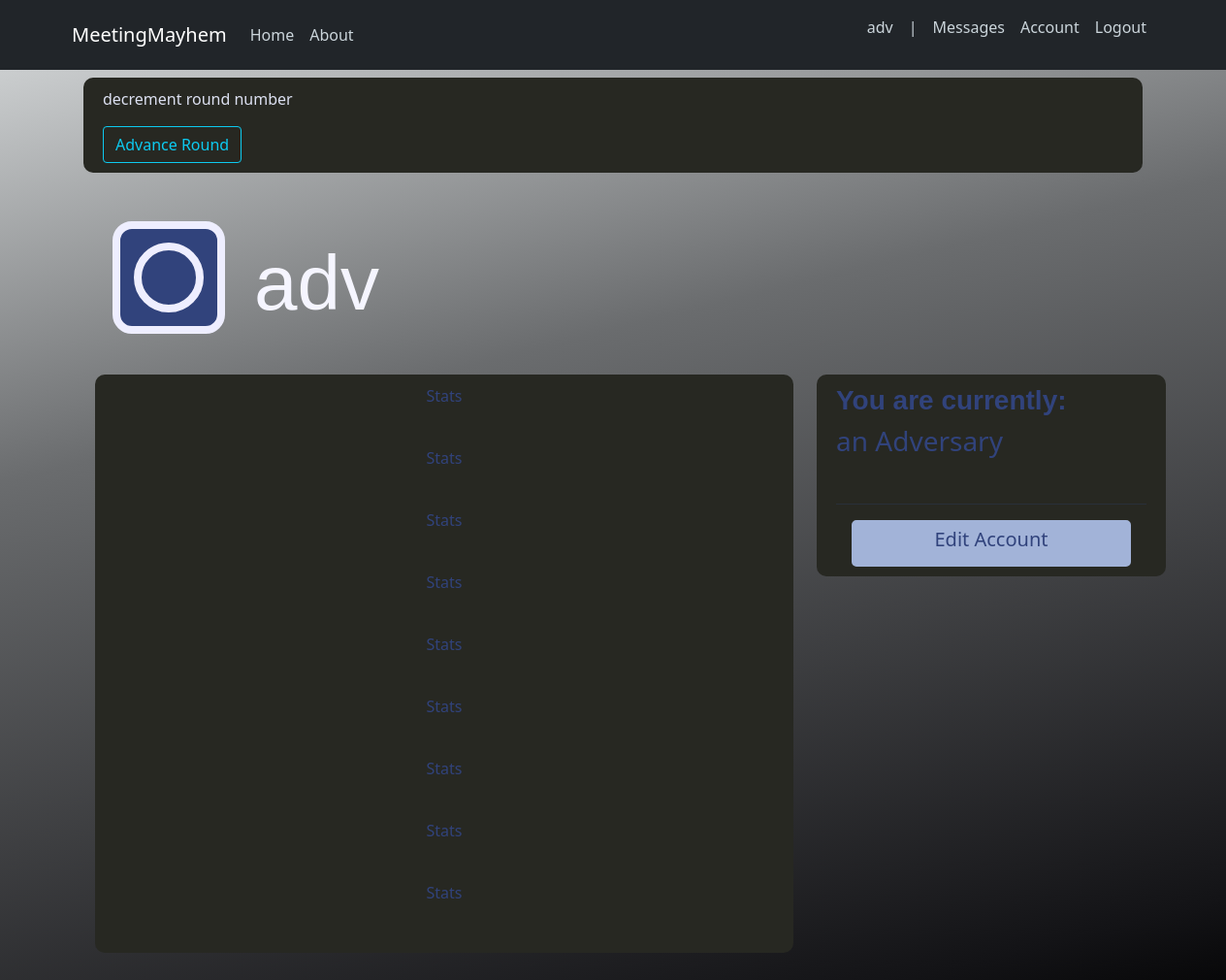
Page /account (signed in) on the earlier database version.
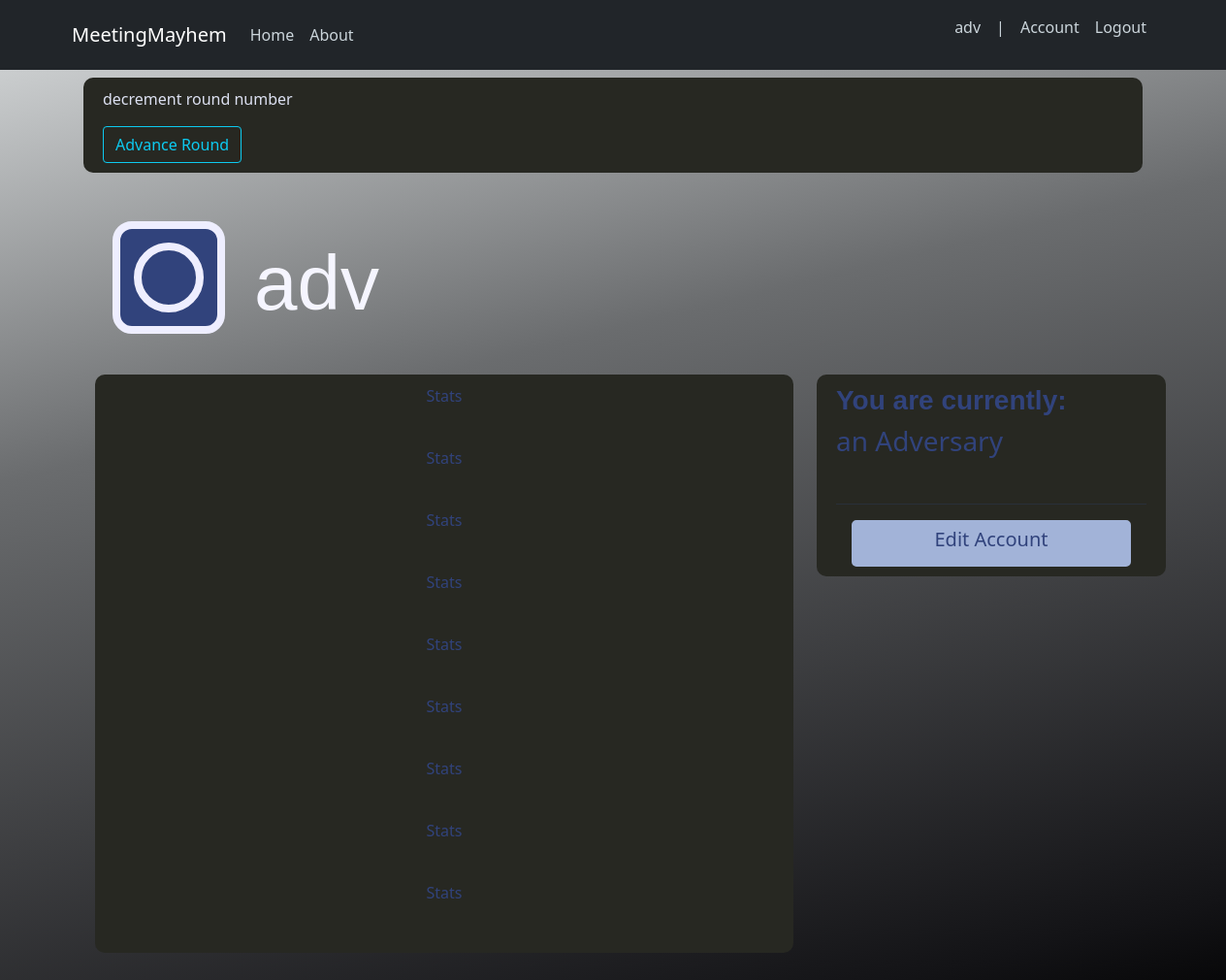
Same page on the later database version.
### MeetingMayhem/routes.py (the view)
@app.route('/account', methods=['GET', 'POST']) #, methods=['GET', 'POST']) needs to be removed when the decrement round button is
@login_required #enforces that the the user needs to be logged in if they navigate to this page
def account():
	form = AdversaryAdvanceRoundForm()
	current_game = Game.query.filter_by(adversary=current_user.username, is_running=True).first()
	if form.advance_round.data and current_game:
		current_game.current_round -= 1
		current_game.adv_current_msg = 0
		current_game.adv_current_msg_list_size = 0
		db.session.commit()
	return render_template('account.html', title='Account', form=form)

### MeetingMayhem/forms.py
class AdversaryAdvanceRoundForm(FlaskForm):
	advance_round = SubmitField('Advance Round')

### MeetingMayhem/models.py (called while the page is built)
@login_manager.user_loader #tells login manager that this is the user loader function
def load_user(user_id):
    return User.query.get(int(user_id))

### MeetingMayhem/templates/account.html
{% extends "layout.html" %}
{% block content %}
    {% if current_user.role == 3 %}
    <div class="content-section">
        <form method="POST" action="">
            <div class="form-group">
                <p>decrement round number</p>
                {{ form.advance_round(class="btn btn-outline-info") }}
            </div>
        </form>
    </div>
    {% endif %}
    <div class="box-border" style="margin:30px;width:fit-content;float:left;border-width:8px;border-radius:20px;background-color:rgb(49, 67, 124)">
        <svg width="100" height="100">
            <circle cx="50" cy="50" r="32" stroke="#eeeeff" stroke-width="8" fill="none" />
        </svg>
    </div> <div style="height:150px;display:flex;float:left;">
    <h1 style="align-self:flex-end;font-size:80px;font-family:Verdana, Geneva, Tahoma, sans-serif"> {{ current_user.username }}</h1>
    </div>
    <br>
    <div style="width: 1200px;;margin:auto;display:flex;">
        <div class="content-section" style="width:60%;margin:1%;height:fit-content;text-align:center;">
            <p style="color:rgb(49, 67, 124);">Stats</p><br>
            <p style="color:rgb(49, 67, 124);">Stats</p><br>
            <p style="color:rgb(49, 67, 124);">Stats</p><br>
            <p style="color:rgb(49, 67, 124);">Stats</p><br>
            <p style="color:rgb(49, 67, 124);">Stats</p><br>
            <p style="color:rgb(49, 67, 124);">Stats</p><br>
            <p style="color:rgb(49, 67, 124);">Stats</p><br>
            <p style="color:rgb(49, 67, 124);">Stats</p><br>
            <p style="color:rgb(49, 67, 124);">Stats</p><br>
        </div>
        <div class="content-section" style="width:30%;margin:1%;height:fit-content;">
            <h3 style="font-family:Verdana, Geneva, Tahoma, sans-serif;font-weight: bold;color:rgb(49, 67, 124)">You are currently:</h3>
            {% if current_user.role == 1 %}
            <h3 style="color:rgb(49, 67, 124);">an Admin</h3>
            {% elif current_user.role == 2 %}
            <h3 style="color:rgb(49, 67, 124);">a Game Master</h3>
            {% elif current_user.role == 3 %}
            <h3 style="color:rgb(49, 67, 124);">an Adversary</h3>
            {% elif current_user.role == 4 %}
            <h3 style="color:rgb(49, 67, 124);">a User</h3>
            {% elif current_user.role == 5 %}
            <h3 style="color:rgb(49, 67, 124);">a Sectator</h3>
            {% endif %}
            <br>
            <hr style="color:rgb(49, 67, 124);">
            <div class="account-opt">
                <h5 style="color:rgb(49, 67, 124);">Edit Account</h5>
            </div>
        </div>
    </div>
{% endblock content %}

### MeetingMayhem/templates/layout.html (shortened to what this page needs)
<!DOCTYPE html>
<html>
<head>
    <link href="https://cdn.jsdelivr.net/npm/bootstrap@5.0.0/dist/css/bootstrap.min.css" rel="stylesheet">
	<link rel="stylesheet" type="text/css" href="{{ url_for('static', filename='main.css') }}">
</head>
<body>
    <header class="site-header">
        <nav class="navbar navbar-expand-md navbar-dark bg-dark fixed-top">
            <div class="container">
            <a class="navbar-brand mr-4" href="/">MeetingMayhem</a>
            <div class="collapse navbar-collapse" id="navbarToggle">
                <div class="navbar-nav mr-auto">
                <a class="nav-item nav-link" href="{{ url_for('home') }}">Home</a>
                <a class="nav-item nav-link" href="{{ url_for('about') }}">About</a>
                </div>
                <div class="navbar-nav ms-auto">
                    {% if current_user.is_authenticated %}
                        <p class="nav-item nav-link" >{{ current_user.username }}</p>
                        <p class="nav-item nav-link">|</p>
                        {% if current_user.game != None %}
                        <a class="nav-item nav-link" href="{{ url_for('messages') }}">Messages</a>
                        {% endif %}
                        <a class="nav-item nav-link" href="{{ url_for('account') }}">Account</a>
                        <a class="nav-item nav-link" href="{{ url_for('logout') }}">Logout</a>
                    {% else %}
                        <a class="nav-item nav-link" href="{{ url_for('login') }}">Login</a>
                        <a class="nav-item nav-link" href="{{ url_for('register') }}">Register</a>
                    {% endif %}
                </div>
            </div>
            </div>
        </nav>
    </header>
    <main role="main" class="container" style="width:100%;">
    <div class="row" style="width:100%;margin:auto;">
        <div style="width:100%;">
        {% block content %}{% endblock %}
        </div>
    </div>
    <div>
        <br><br><br>
    </div>
    </main>
</body>
</html>

Differences in the rows shown:
changed User "adv": game 1 → empty (drawn)
Other differences:
text no longer shown: "Messages"
